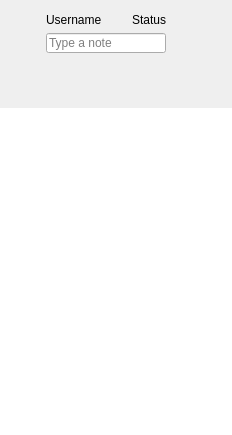
<?xml version="1.0" encoding="UTF-8"?>
<ui version="4.0">
 <class>MainWindow</class>
 <widget class="QWidget" name="MainWindow">
  <property name="enabled">
   <bool>true</bool>
  </property>
  <property name="geometry">
   <rect>
    <x>0</x>
    <y>0</y>
    <width>232</width>
    <height>435</height>
   </rect>
  </property>
  <property name="windowTitle">
   <string>Form</string>
  </property>
  <layout class="QGridLayout" name="gridLayout">
   <property name="leftMargin">
    <number>0</number>
   </property>
   <property name="topMargin">
    <number>0</number>
   </property>
   <property name="rightMargin">
    <number>0</number>
   </property>
   <property name="bottomMargin">
    <number>0</number>
   </property>
   <item row="2" column="1" colspan="2" alignment="Qt::AlignTop">
    <widget class="lmcLineEdit" name="textBoxNote">
     <property name="maximumSize">
      <size>
       <width>16777215</width>
       <height>20</height>
      </size>
     </property>
     <property name="placeholderText">
      <string>Type a note</string>
     </property>
    </widget>
   </item>
   <item row="3" column="0" colspan="4">
    <widget class="QLabel" name="labelDividerTop">
     <property name="sizePolicy">
      <sizepolicy hsizetype="Preferred" vsizetype="Minimum">
       <horstretch>0</horstretch>
       <verstretch>0</verstretch>
      </sizepolicy>
     </property>
     <property name="minimumSize">
      <size>
       <width>0</width>
       <height>2</height>
      </size>
     </property>
     <property name="maximumSize">
      <size>
       <width>16777215</width>
       <height>2</height>
      </size>
     </property>
    </widget>
   </item>
   <item row="1" column="2" alignment="Qt::AlignBottom">
    <widget class="QLabel" name="labelStatus">
     <property name="sizePolicy">
      <sizepolicy hsizetype="Preferred" vsizetype="Preferred">
       <horstretch>0</horstretch>
       <verstretch>0</verstretch>
      </sizepolicy>
     </property>
     <property name="minimumSize">
      <size>
       <width>0</width>
       <height>0</height>
      </size>
     </property>
     <property name="maximumSize">
      <size>
       <width>16777215</width>
       <height>16777215</height>
      </size>
     </property>
     <property name="text">
      <string>Status</string>
     </property>
     <property name="alignment">
      <set>Qt::AlignRight|Qt::AlignTrailing|Qt::AlignVCenter</set>
     </property>
    </widget>
   </item>
   <item row="5" column="0" colspan="4">
    <widget class="lmcUserTreeWidget" name="treeWidgetUserList">
     <property name="frameShape">
      <enum>QFrame::NoFrame</enum>
     </property>
     <property name="horizontalScrollBarPolicy">
      <enum>Qt::ScrollBarAlwaysOff</enum>
     </property>
     <property name="dragEnabled">
      <bool>true</bool>
     </property>
     <property name="dragDropMode">
      <enum>QAbstractItemView::InternalMove</enum>
     </property>
     <property name="defaultDropAction">
      <enum>Qt::MoveAction</enum>
     </property>
     <property name="selectionMode">
      <enum>QAbstractItemView::ExtendedSelection</enum>
     </property>
     <property name="indentation">
      <number>0</number>
     </property>
     <property name="animated">
      <bool>true</bool>
     </property>
     <property name="allColumnsShowFocus">
      <bool>true</bool>
     </property>
     <attribute name="headerVisible">
      <bool>false</bool>
     </attribute>
     <column>
      <property name="text">
       <string>Contacts</string>
      </property>
     </column>
    </widget>
   </item>
   <item row="1" column="1" alignment="Qt::AlignBottom">
    <widget class="lmcLabel" name="labelUserName">
     <property name="sizePolicy">
      <sizepolicy hsizetype="Expanding" vsizetype="Preferred">
       <horstretch>0</horstretch>
       <verstretch>0</verstretch>
      </sizepolicy>
     </property>
     <property name="text">
      <string>Username</string>
     </property>
     <property name="alignment">
      <set>Qt::AlignLeading|Qt::AlignLeft|Qt::AlignVCenter</set>
     </property>
    </widget>
   </item>
   <item row="1" column="3" rowspan="2">
    <widget class="ThemedButton" name="buttonAvatar">
     <property name="sizePolicy">
      <sizepolicy hsizetype="Fixed" vsizetype="Fixed">
       <horstretch>0</horstretch>
       <verstretch>0</verstretch>
      </sizepolicy>
     </property>
     <property name="minimumSize">
      <size>
       <width>60</width>
       <height>60</height>
      </size>
     </property>
     <property name="maximumSize">
      <size>
       <width>60</width>
       <height>60</height>
      </size>
     </property>
     <property name="toolTip">
      <string>Change avatar</string>
     </property>
     <property name="icon">
      <iconset>
       <normaloff>../../../.local/share/lmc/lmc/avatars/5.png</normaloff>../../../.local/share/lmc/lmc/avatars/5.png</iconset>
     </property>
     <property name="iconSize">
      <size>
       <width>64</width>
       <height>64</height>
      </size>
     </property>
     <property name="popupMode">
      <enum>QToolButton::InstantPopup</enum>
     </property>
     <property name="toolButtonStyle">
      <enum>Qt::ToolButtonIconOnly</enum>
     </property>
     <property name="autoRaise">
      <bool>true</bool>
     </property>
    </widget>
   </item>
   <item row="4" column="0" colspan="4">
    <widget class="QWidget" name="widgetToolBarContainer" native="true">
     <property name="sizePolicy">
      <sizepolicy hsizetype="Preferred" vsizetype="Preferred">
       <horstretch>0</horstretch>
       <verstretch>0</verstretch>
      </sizepolicy>
     </property>
     <property name="minimumSize">
      <size>
       <width>0</width>
       <height>28</height>
      </size>
     </property>
     <layout class="QHBoxLayout" name="widgetToolBarContainer_layout">
      <property name="spacing">
       <number>0</number>
      </property>
      <property name="leftMargin">
       <number>0</number>
      </property>
      <property name="topMargin">
       <number>0</number>
      </property>
      <property name="rightMargin">
       <number>0</number>
      </property>
      <property name="bottomMargin">
       <number>0</number>
      </property>
      <item alignment="Qt::AlignLeft">
       <widget class="QWidget" name="widgetToolBar" native="true">
        <layout class="QHBoxLayout" name="widgetToolBar_layout">
         <property name="leftMargin">
          <number>3</number>
         </property>
         <property name="topMargin">
          <number>3</number>
         </property>
         <property name="rightMargin">
          <number>3</number>
         </property>
         <property name="bottomMargin">
          <number>3</number>
         </property>
        </layout>
       </widget>
      </item>
     </layout>
    </widget>
   </item>
   <item row="1" column="0" rowspan="2">
    <widget class="QWidget" name="widgetStatus" native="true">
     <property name="minimumSize">
      <size>
       <width>40</width>
       <height>40</height>
      </size>
     </property>
     <property name="styleSheet">
      <string notr="true">margin: 0px 3px</string>
     </property>
     <layout class="QVBoxLayout" name="widgetstatus_layout">
      <property name="spacing">
       <number>0</number>
      </property>
      <property name="sizeConstraint">
       <enum>QLayout::SetDefaultConstraint</enum>
      </property>
      <property name="leftMargin">
       <number>4</number>
      </property>
      <property name="topMargin">
       <number>4</number>
      </property>
      <property name="rightMargin">
       <number>4</number>
      </property>
      <property name="bottomMargin">
       <number>4</number>
      </property>
     </layout>
    </widget>
   </item>
  </layout>
 </widget>
 <layoutdefault spacing="6" margin="11"/>
 <customwidgets>
  <customwidget>
   <class>ThemedButton</class>
   <extends>QToolButton</extends>
   <header location="global">themedbutton.h</header>
  </customwidget>
  <customwidget>
   <class>lmcUserTreeWidget</class>
   <extends>QTreeWidget</extends>
   <header>usertreewidget.h</header>
  </customwidget>
  <customwidget>
   <class>lmcLabel</class>
   <extends>QLabel</extends>
   <header>subcontrols.h</header>
  </customwidget>
  <customwidget>
   <class>lmcLineEdit</class>
   <extends>QLineEdit</extends>
   <header>subcontrols.h</header>
  </customwidget>
 </customwidgets>
 <tabstops>
  <tabstop>treeWidgetUserList</tabstop>
 </tabstops>
 <resources/>
 <connections/>
</ui>
